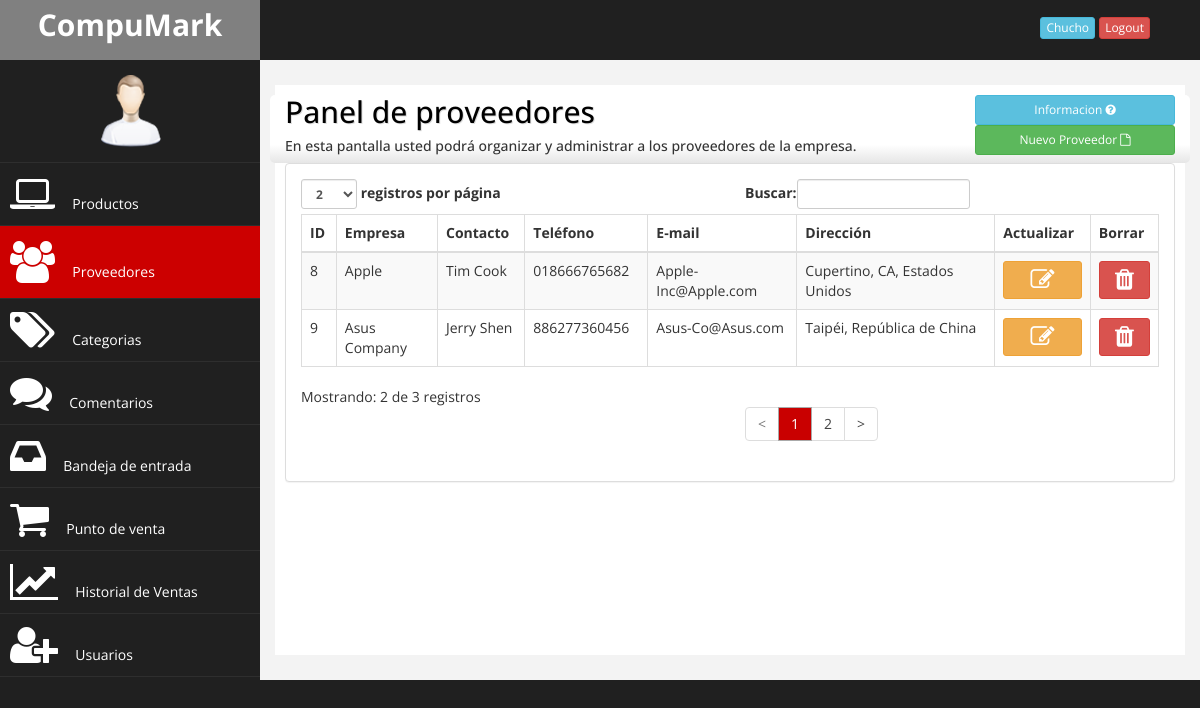
The app's page /administrador/proveedores.php (signed in) with its own data.
### tables this page shows
CREATE TABLE IF NOT EXISTS `proveedores` (
  `id_proveedor` int(11) NOT NULL AUTO_INCREMENT,
  `em_proveedor` varchar(45) NOT NULL,
  `cont_proveedor` varchar(45) NOT NULL,
  `tel_proveedor` varchar(45) NOT NULL,
  `cor_proveedor` varchar(45) NOT NULL,
  `dir_proveedor` varchar(45) NOT NULL,
  PRIMARY KEY (`id_proveedor`)
);

### lib/class/Conexion.php (called while the page is built, shortened)
<?php
class Conexion
{
    private static $instancia;
    private $con;
    private function __construct()
    {
    try
    {
    $this->con = new PDO('mysql:host=localhost;dbname=cm_db','root','');
    $this->con->exec("SET CHARSET SET utf8");
    }catch(PDOException $e)
    {
    echo "Error: ".$e->getMessage();
    die();
    }
    }
    public static function singleton_conexion()
    {
      if(!Isset(self::$instancia))
      {
       self::$instancia = new $miclase;
      }
        return self::$instancia;
    }
    public function prepare($sql)
    {
       return $this->con->prepare($sql);
    }
}

### lib/class/Proveedores.php (called while the page is built, shortened)
<?php
require_once 'Conexion.php';
class Proveedores
{
private $con;
public function __construct()
{
 $this->con = Conexion::singleton_conexion();
}
public function show_data($id= null)
{
    try{
$sql ="SELECT * FROM proveedores";
    $consulta = $this->con->prepare($sql);
    $consulta->execute();
    $this->con=NULL;
        if($consulta->rowCount()>0)
        {
            return $consulta;
        }else{
            return false;
        }
    }catch(PDOException $e){
      print "Error: ".$e->getMessage();
    }
}
}

### administrador/proveedores.php (the view, shortened to what this page needs)
<?php
include_once '../lib/class/Proveedores.php';
$classProv = new Proveedores();
$dataProv= $classProv->show_data(NULL);
?>
<!DOCTYPE html>
<html>
<head>
    <link href="../css/herramientas/bootstrap.css" rel="stylesheet" />
    <link href="../css/herramientas/font-awesome.css" rel="stylesheet" />
    <link href="../css/admin-style.css" rel="stylesheet" />
    <link href="../css/herramientas/jquery.ketchup-alter.css" rel="stylesheet">
    <link href="../css/herramientas/jcomfirmaction2.css" rel="stylesheet">
</head>
<body>
    <div id="wrapper">
           <nav class="navbar navbar-default navbar-cls-top " role="navigation" style="margin-bottom: 0">
            <div class="navbar-header">
                <a class="navbar-brand" href="../index.php">CompuMark</a>
            </div>
       <div class="session">
       <a tabindex="0" class="btn btn-xs btn-info popov" role="button" data-toggle="popover" data-trigger="focus"
       title="Informacion de <?php echo $_SESSION['nom_cliente']; ?>" data-placement="left"
       data-content="
              <strong> Nivel:</strong>&nbsp;<?php echo $_SESSION['niv_cliente']; ?><br>
               <strong>E-Mail:</strong>&nbsp;<?php echo $_SESSION['cor_cliente']; ?><br>
               <strong>No.de Usuario:</strong>&nbsp;<?php echo $_SESSION['id_Cliente']; ?><br>
          ">
           <?php echo $_SESSION['nom_cliente']; ?>
       </a>
       <a href="../login.php" class="btn btn-danger btn-xs">Logout</a>
       </div>
        </nav>
        <nav class="navbar-default navbar-side" role="navigation">
            <div class="sidebar-collapse">
                <ul class="nav" id="main-menu">
				<li class="text-center">
                    <img src="../herramientas/img/find_user.png" class="user-image img-responsive"/>
					</li>
                     <li>
                        <a  href="productos.php"><i class=" fa fa-laptop fa-3x"></i>&nbsp; Productos</a>
                    </li>
                      <li>
                        <a class="active" href="proveedores.php"><i class="fa fa-users fa-3x"></i>&nbsp; Proveedores</a>
                    </li>
                     <li>
                        <a  href="categorias.php"><i class="fa fa-tags fa-3x"></i>&nbsp; Categorias</a>
                    </li>
                    <li>
                        <a  href="comentarios.php"><i class="fa fa-comments fa-3x"></i>&nbsp; Comentarios
                    </a>
                    </li>
                    <li>
                        <a  href="contactos_cm.php"><i class="fa fa-inbox fa-3x"></i>&nbsp; Bandeja de entrada
                    </a>
                    </li>
                    <li>
                        <a   href="punto_deVenta.php"><i class="fa fa-shopping-cart fa-3x"></i>&nbsp; Punto de venta</a>
                    </li>
                    <li>
                        <a   href="ventas.php"><i class="fa fa-line-chart fa-3x"></i>&nbsp; Historial de Ventas</a>
                    </li>
				    <li>
<?php
 if($_SESSION['niv_cliente']=="ad-master")
 { ?>
                        <a  href="usuarios.php"><i class="fa fa-user-plus fa-3x"></i>&nbsp; Usuarios</a>
<?php
 }else{
?>
                   <a  href="#" class="disabled_menu"><i class="fa fa-user-plus fa-3x"></i>&nbsp; Usuarios</a>
 <?php } ?>
                    </li>
                     </ul>
            </div>
        </nav>
        <div id="page-wrapper" >
            <div id="page-inner">
            <div class="row orion">
                <div class="col-md-9 ">
                 <h2 id="one">Panel de proveedores</h2>
                        <h5>En esta pantalla usted podrá organizar y administrar a los proveedores de la empresa.</h5>
                </div>
                <div class="col-md-3">
                 <button class="btn btn-info btn-sm" data-toggle="modal" data-target="#myModal5">
                              Informacion <i class="fa fa-question-circle fa-x"></i>
                 </button>
                             <a href="formu_Proveedores.php" class="btn btn-success btn-sm" role="button">
                                 Nuevo Proveedor&nbsp;<i class="fa fa-file-o fa-x"></i>
                             </a>
                </div>
            </div>
                 <div class="row">
                  <div class="col-md-12 ">
<?php if($dataProv!=null){ ?>
                            <div class="panel panel-default">
                                <div class="panel-body">
                                    <div class="table-responsive">
                                        <table class="table table-striped table-bordered table-hover" id="dataTables-example2">
                                            <thead>
                                                <tr>
                                                    <th>ID</th>
                                                    <th>Empresa</th>
                                                    <th>Contacto</th>
                                                    <th>Teléfono</th>
                                                    <th>E-mail</th>
                                                    <th>Dirección</th>
                                                    <th>Actualizar</th>
                                                    <th>Borrar</th>
                                                </tr>
                                            </thead>
                                            <tbody>
                                            <?php
while($data=$dataProv->fetchObject())
{
                        echo "<tr class='odd gradeX'>";
                            echo "<td>" . $data->id_proveedor . "</td>";
                            echo "<td>" . $data->em_proveedor . "</td>";
                            echo "<td>" . $data->cont_proveedor . "</td>";
                            echo "<td>" . $data->tel_proveedor . "</td>";
                            echo "<td>" . $data->cor_proveedor. "</td>";
                            echo "<td>" . $data->dir_proveedor. "</td>";
                            echo "<td> <form name='F-update' action='formu_Proveedores.php' method='post'>
                                 <input type='hidden' name='id' value='".$data->id_proveedor."'>
                                 <button type='submit' class='btn btn-warning btn-sm'><i class='fa fa-pencil-square-o fa-2x'></i></button>
                                 </form>
                                 </td>";
                            echo "<td> <form name='F-delete' class='validator'action='../lib/ops_proveedores/deleteProveedor.php' method='post'>
                                 <input type='hidden' name='id' value='".$data->id_proveedor."'>
                                  <button type='submit' class='btn btn-danger btn-sm ask'><i class='fa fa-trash fa-2x'></i></button>
                                 </form>
                                 </td>";
                        echo "</tr>"; ?>
   <?php } ?>
                               </tbody>
                            </table>
                        </div>
                    </div>
                </div>
 <?php } ?>
                    </div>
                </div>
            </div>
        </div>
    </div>
</body>
</html>

### css/admin-style.css (style rules this page uses)
html { background:#202020; }
body { font-family: 'Open Sans', sans-serif; }
#wrapper { width: 100%; background:#202020; }
#page-wrapper { padding: 15px 15px; background:#F3F3F3; }
#page-inner { width:100%; min-height:570px; margin:10px 20px 10px 0px; background-color:#fff!important; padding:10px; }
.text-center { text-align:center; }
#one { color: #000000; text-shadow: 1px 1px #DDDDDD; }
.orion { background: rgba(255,255,255,1); background: -moz-linear-gradient(top, rgba(255,255,255,1) 0%, rgba(255,255,255,1) 73%, rgba(230,230,230,1) 100%); background: -webkit-gradient(left top, left bottom, color-stop(0%, rgba(255,255,255,1)), color-stop(73%, rgba(255,255,255,1)), color-stop(100%, rgba(230,230,230,1))); background: -webkit-linear-gradient(top, rgba(255,255,255,1) 0%, rgba(255,255,255,1) 73%, rgba(230,230,230,1) 100%); background: -o-linear-gradient(top, rgba(255,255,255,1) 0%, rgba(255,255,255,1) 73%, rgba(230,230,230,1) 100%); background: -ms-linear-gradient(top, rgba(255,255,255,1) 0%, rgba(255,255,255,1) 73%, rgba(230,230,230,1) 100%); background: linear-gradient(to bottom, rgba(255,255,255,1) 0%, rgba(255,255,255,1) 73%, rgba(230,230,230,1) 100%); filter: progid:DXImageTransform.Microsoft.gradient( startColorstr='#ffffff', endColorstr='#e6e6e6', GradientType=0 ); border-radius: 5px; }
.session { color: white; padding: 15px 50px 5px 50px; float: right; font-size: 16px; }
.user-image { margin: 15px auto; -webkit-border-radius: 10px; -moz-border-radius: 10px; border-radius: 10px; max-height:150px; max-width:150px; }
.navbar-cls-top .navbar-brand { color: #fff; background: #C90000; width: 260px; text-align: center; height: 60px; font-size: 30px; font-weight: 700; -o-transition: all 1s; -moz-transition: all 1s; -webkit-transition: all 1s; -ms-transition: all 1s; }
.sidebar-collapse , .sidebar-collapse .nav { background:none; }
.sidebar-collapse .nav { padding:0; }
.sidebar-collapse .nav > li > a { color:#fff; background:#202020; text-shadow:none; }
.sidebar-collapse > .nav > li > a { padding:10px 10px; -o-transition: all .5s; -moz-transition: all .5s; -webkit-transition: all .5s; -ms-transition: all .5s; }
.sidebar-collapse > .nav > li { border-bottom: 1px solid rgba(107, 108, 109, 0.19); }
.sidebar-collapse .nav > li > a.active { background: #CC0000; padding:15px 10px; outline:0; color: #FFFFFF; -o-transition: all 1s; -moz-transition: all 1s; -webkit-transition: all 1s; -ms-transition: all 1s; }
.navbar-side { border:none; background-color: #202020; }
.navbar-cls-top { background:#202020; border-bottom:none; }
.navbar-default { border:0px solid black; }
.navbar-header { background: #A70303; }
.nav > li > a > i { margin-right:10px; }
@media (min-width:768px) { #page-wrapper { margin: 0 0 0 260px; } }
@media (min-width:768px) { .navbar-side { z-index: 1; position: absolute; width: 260px; } }
@media (min-width:768px) { .navbar { border-radius: 0px; } }

### records on screen
proveedores: id_proveedor "8", em_proveedor "Apple", cont_proveedor "Tim Cook", tel_proveedor "018666765682", cor_proveedor "Apple-Inc@Apple.com", dir_proveedor "Cupertino, CA, Estados Unidos"
proveedores: id_proveedor "9", em_proveedor "Asus Company", cont_proveedor "Jerry Shen", tel_proveedor "886277360456", cor_proveedor "Asus-Co@Asus.com", dir_proveedor "Taipéi, República de China"

### other values on screen
$_SESSION['nom_cliente'] "Chucho"
